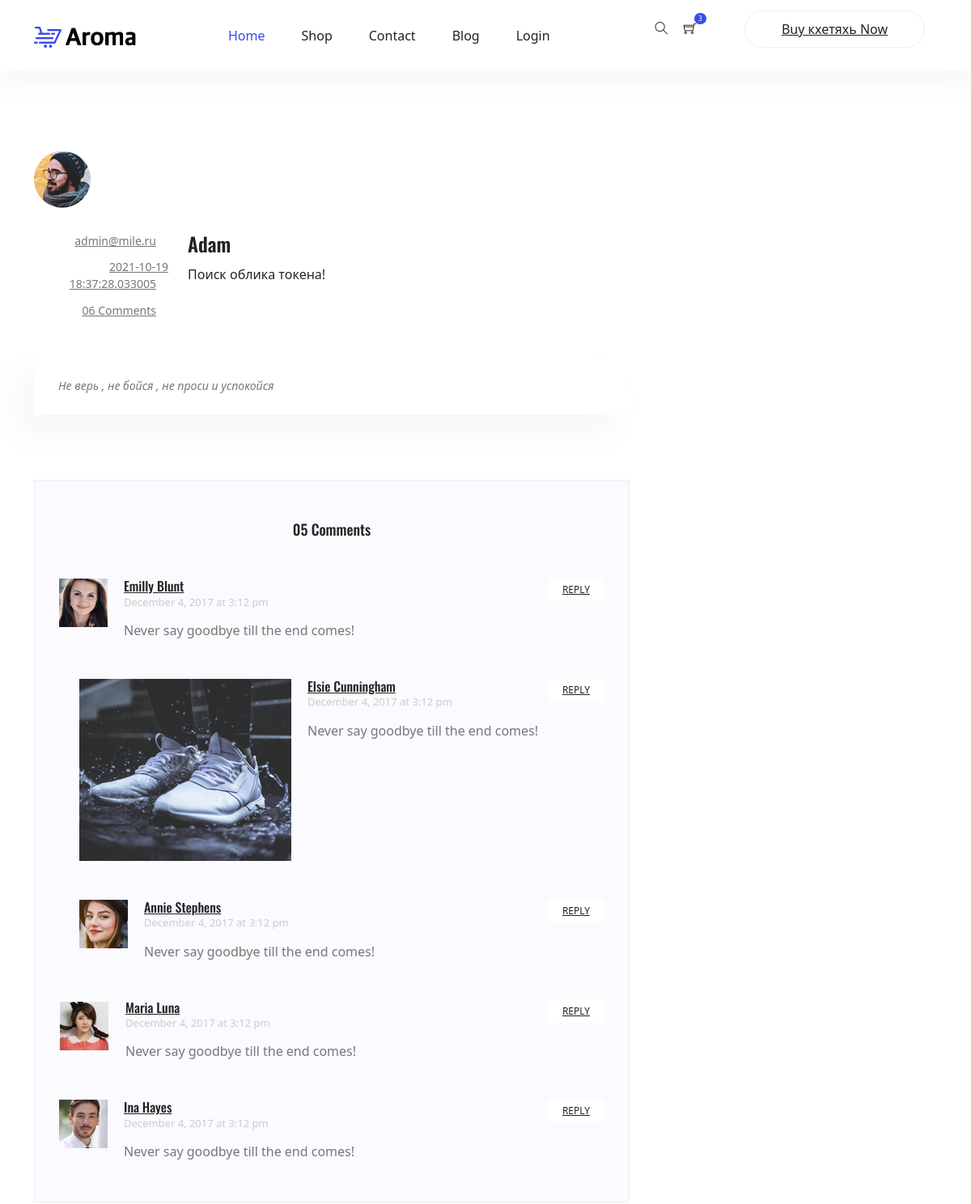
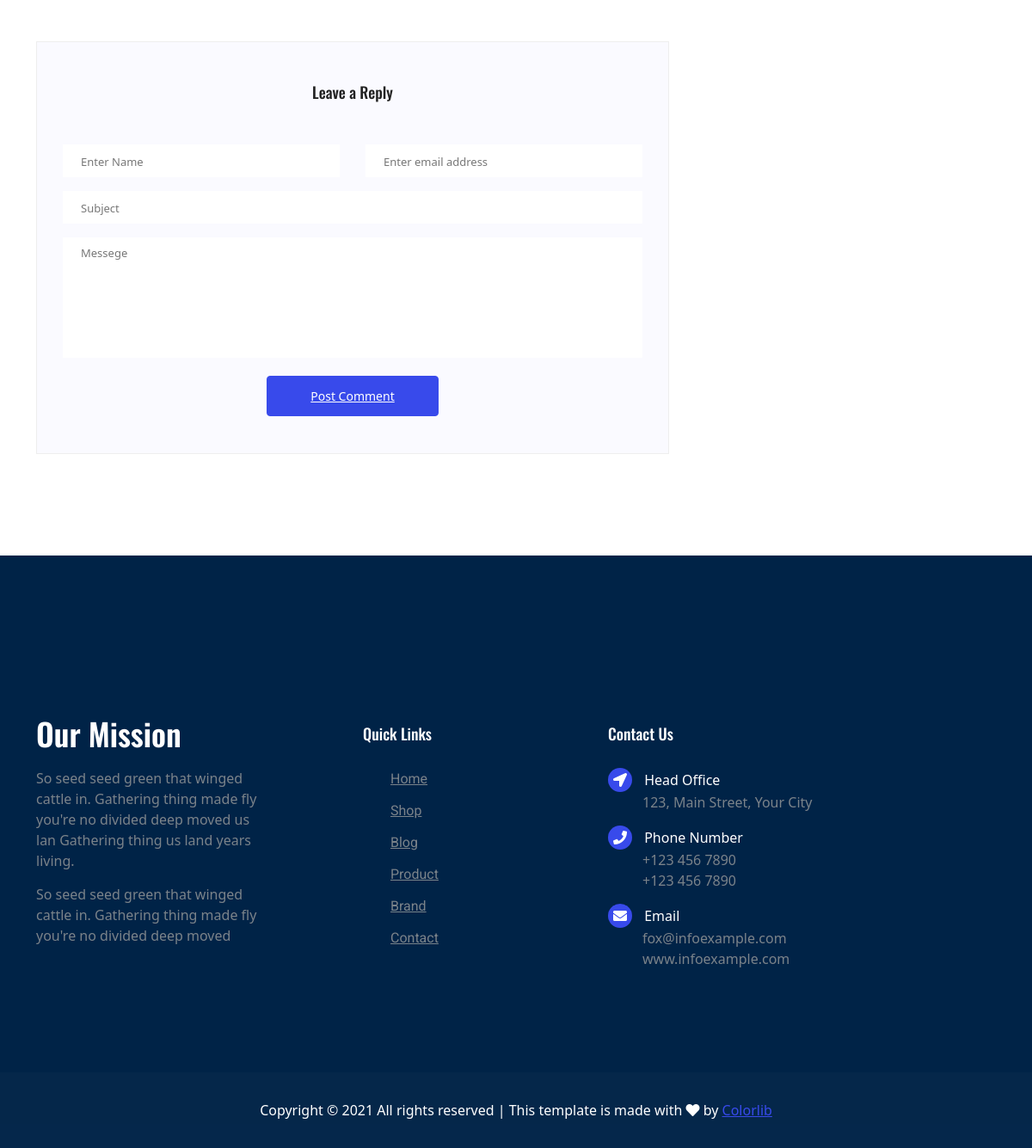
The app's page /blog/6 with its own data (2 pictures, top to bottom).
### gop_shop/models.py (models this page shows, shortened)
class Post(db.Model):
    __tablename__='posts'
    id = db.Column(db.Integer(), primary_key=True)
    title = db.Column(db.String(50), nullable=False)
    content = db.Column(db.String(), nullable=False)
    data_posted = db.Column(db.DateTime, nullable=False, default=datetime.now)
    image = db.Column(db.String(), nullable=False)
    user_id = db.Column(db.Integer(), db.ForeignKey('users.id'), nullable=False)

class User(db.Model, UserMixin):
    __tablename__='users'
    id = db.Column(db.Integer(), primary_key=True)
    email = db.Column(db.String(), nullable=False, unique=True)
    password = db.Column(db.String(), nullable=False, unique=True)
    isAdmin = db.Column(db.Boolean, default=False)
    posts = db.relationship('Post', backref='author', lazy=True)
    def __repr__(self) -> str:
        return self.email

### gop_shop/routes.py (the view)
@app.route('/blog/<int:post_id>')
def post_detail(post_id):
    post = Post.query.get(post_id)
    return render_template('post_detail.html', post=post)

### gop_shop/templates/post_detail.html
{% extends 'base.html' %}
{% block content %}
<section class="blog_area single-post-area py-80px section-margin--small">
	<div class="container">
		<div class="row">
			<div class="col-lg-8 posts-list">
				<div class="single-post row">
					<div class="col-lg-12">
						<div class="feature-img">
							<img class="img-fluid" src="{{ url_for('static', filename='img/blog/' + post.image) }}"
								alt="">
						</div>
					</div>
					<div class="col-lg-3  col-md-3">
						<div class="blog_info text-right">
							<ul class="blog_meta list">
								<li>
									<a href="#">{{ post.author }}
										<i class="lnr lnr-user"></i>
									</a>
								</li>
								<li>
									<a href="#">{{ post.data_posted }}
										<i class="lnr lnr-calendar-full"></i>
									</a>
								</li>
								<li>
									<a href="#">06 Comments
										<i class="lnr lnr-bubble"></i>
									</a>
								</li>
							</ul>
						</div>
					</div>
					<div class="col-lg-9 col-md-9 blog_details">
						<h2>{{ post.title }}</h2>
						<p class="excert">
							{{ post.content}}
					</div>
					<div class="col-lg-12">
						<div class="quotes">
							Не верь , не бойся , не проси и успокойся
						</div>
					</div>
				</div>
				<div class="comments-area">
					<h4>05 Comments</h4>
					<div class="comment-list">
						<div class="single-comment justify-content-between d-flex">
							<div class="user justify-content-between d-flex">
								<div class="thumb">
									<img src="{{ url_for('static', filename='img/blog/c1.jpg') }}" alt="">
								</div>
								<div class="desc">
									<h5>
										<a href="#">Emilly Blunt</a>
									</h5>
									<p class="date">December 4, 2017 at 3:12 pm </p>
									<p class="comment">
										Never say goodbye till the end comes!
									</p>
								</div>
							</div>
							<div class="reply-btn">
								<a href="#" class="btn-reply text-uppercase">reply</a>
							</div>
						</div>
					</div>
					<div class="comment-list left-padding">
						<div class="single-comment justify-content-between d-flex">
							<div class="user justify-content-between d-flex">
								<div class="thumb">
									<img src="{{ url_for('static', filename='img/blog/c2.jpg') }}" alt="">
								</div>
								<div class="desc">
									<h5>
										<a href="#">Elsie Cunningham</a>
									</h5>
									<p class="date">December 4, 2017 at 3:12 pm </p>
									<p class="comment">
										Never say goodbye till the end comes!
									</p>
								</div>
							</div>
							<div class="reply-btn">
								<a href="#" class="btn-reply text-uppercase">reply</a>
							</div>
						</div>
					</div>
					<div class="comment-list left-padding">
						<div class="single-comment justify-content-between d-flex">
							<div class="user justify-content-between d-flex">
								<div class="thumb">
									<img src="{{ url_for('static', filename='img/blog/c3.jpg') }}" alt="">
								</div>
								<div class="desc">
									<h5>
										<a href="#">Annie Stephens</a>
									</h5>
									<p class="date">December 4, 2017 at 3:12 pm </p>
									<p class="comment">
										Never say goodbye till the end comes!
									</p>
								</div>
							</div>
							<div class="reply-btn">
								<a href="#" class="btn-reply text-uppercase">reply</a>
							</div>
						</div>
					</div>
					<div class="comment-list">
						<div class="single-comment justify-content-between d-flex">
							<div class="user justify-content-between d-flex">
								<div class="thumb">
									<img src="{{ url_for('static', filename='img/blog/c4.jpg') }}" alt="">
								</div>
								<div class="desc">
									<h5>
										<a href="#">Maria Luna</a>
									</h5>
									<p class="date">December 4, 2017 at 3:12 pm </p>
									<p class="comment">
										Never say goodbye till the end comes!
									</p>
								</div>
							</div>
							<div class="reply-btn">
								<a href="#" class="btn-reply text-uppercase">reply</a>
							</div>
						</div>
					</div>
					<div class="comment-list">
						<div class="single-comment justify-content-between d-flex">
							<div class="user justify-content-between d-flex">
								<div class="thumb">
									<img src="{{ url_for('static', filename='img/blog/c5.jpg') }}" alt="">
								</div>
								<div class="desc">
									<h5>
										<a href="#">Ina Hayes</a>
									</h5>
									<p class="date">December 4, 2017 at 3:12 pm </p>
									<p class="comment">
										Never say goodbye till the end comes!
									</p>
								</div>
							</div>
							<div class="reply-btn">
								<a href="#" class="btn-reply text-uppercase">reply</a>
							</div>
						</div>
					</div>
				</div>
				<div class="comment-form">
					<h4>Leave a Reply</h4>
					<form>
						<div class="form-group form-inline">
							<div class="form-group col-lg-6 col-md-6 name">
								<input type="text" class="form-control" id="name" placeholder="Enter Name"
									onfocus="this.placeholder = ''" onblur="this.placeholder = 'Enter Name'">
							</div>
							<div class="form-group col-lg-6 col-md-6 email">
								<input type="email" class="form-control" id="email" placeholder="Enter email address"
									onfocus="this.placeholder = ''" onblur="this.placeholder = 'Enter email address'">
							</div>
						</div>
						<div class="form-group">
							<input type="text" class="form-control" id="subject" placeholder="Subject"
								onfocus="this.placeholder = ''" onblur="this.placeholder = 'Subject'">
						</div>
						<div class="form-group">
							<textarea class="form-control mb-10" rows="5" name="message" placeholder="Messege"
								onfocus="this.placeholder = ''" onblur="this.placeholder = 'Messege'"
								required=""></textarea>
						</div>
						<a href="#" class="button button-postComment button--active">Post Comment</a>
					</form>
				</div>
			</div>
		</div>
	</div>
</section>
{% endblock %}

### gop_shop/static/css/style.css (style rules this page uses)
body { color:#777;font-family:"Roboto",sans-serif;font-size:15px;font-weight:400;line-height:1.667 }
ul { list-style-type:none;margin:0;padding:0 }
h1,h2,h3,h4,h5,h6 { font-family:"Oswald",sans-serif;color:#222;line-height:1.1 }
h2,.h2 { font-size:36px;font-weight:600 }
h4,.h4 { font-size:20px;font-weight:400;line-height:1.3 }
a { display:inline-block }
.section-margin--small { margin:35px 0 }
@media (min-width: 1000px) { .section-margin--small { margin:98px 0 } }
.button { display:inline-block;border:1px solid #384aeb;border-radius:30px;color:#222;font-weight:500;padding:12px 50px;background:#384aeb;color:#fff;transition:all .4s ease }
.button-postComment { border-radius:4px;font-size:14px;margin-top:5px }
.button--active { background:#384aeb;color:#fff }
.blog_info { padding-top:30px }
.blog_info .blog_meta li a { color:#777777;vertical-align:middle;padding-bottom:10px;display:inline-block;font-size:14px }
.blog_info .blog_meta li a i { color:#222;font-size:16px;font-weight:600;padding-left:15px;line-height:20px;vertical-align:middle }
.blog_details { padding-top:20px }
.blog_details h2 { font-size:24px;line-height:36px;color:#222;font-weight:600;transition:all 0.3s linear }
.blog_details p { margin-bottom:26px }
.single-post-area .blog_details { padding-top:26px }
.single-post-area .blog_details p { margin-bottom:10px }
.single-post-area .quotes { margin-top:20px;margin-bottom:30px;padding:24px 35px 24px 30px;background-color:#fff;box-shadow:-20.84px 21.58px 30px 0px rgba(176,176,176,0.1);font-size:14px;line-height:24px;color:#777;font-style:italic }
.comments-area { background:#fafaff;border:1px solid #eee;padding:50px 30px;margin-top:50px }
.comments-area h4 { text-align:center;margin-bottom:50px;color:#222;font-size:18px }
.comments-area h5 { font-size:16px;margin-bottom:0px }
.comments-area a { color:#222 }
.comments-area .comment-list { padding-bottom:48px }
.comments-area .comment-list:last-child { padding-bottom:0px }
.comments-area .comment-list.left-padding { padding-left:25px }
.comments-area .thumb { margin-right:20px }
.comments-area .date { font-size:13px;color:#cccccc;margin-bottom:13px }
.comments-area .comment { color:#777777;margin-bottom:0px }
.comments-area .btn-reply { background-color:#fff;color:#222;padding:5px 18px;font-size:12px;display:block;font-weight:400;-webkit-transition:all 0.3s ease 0s;-moz-transition:all 0.3s ease 0s;-o-transition:all 0.3s ease 0s;transition:all 0.3s ease 0s }
.comment-form { background:#fafaff;text-align:center;border:1px solid #eee;padding:47px 30px 43px;margin-top:50px;margin-bottom:20px }
.comment-form h4 { text-align:center;margin-bottom:50px;font-size:18px;line-height:22px;color:#222 }
.comment-form .name { padding-left:0px }
.comment-form .email { padding-right:0px }
.comment-form .form-control { padding:8px 20px;background:#fff;border:none;border-radius:0px;width:100%;font-size:14px;color:#777777;border:1px solid transparent }
.comment-form .form-control::placeholder { color:#777777 }
.comment-form textarea.form-control { height:140px;resize:none }

### records on screen
Post: image (picture), data_posted "2021-10-19 18:37:28.033005", title "Adam", content "Поиск облика токена!"
User: author "admin@mile.ru"
